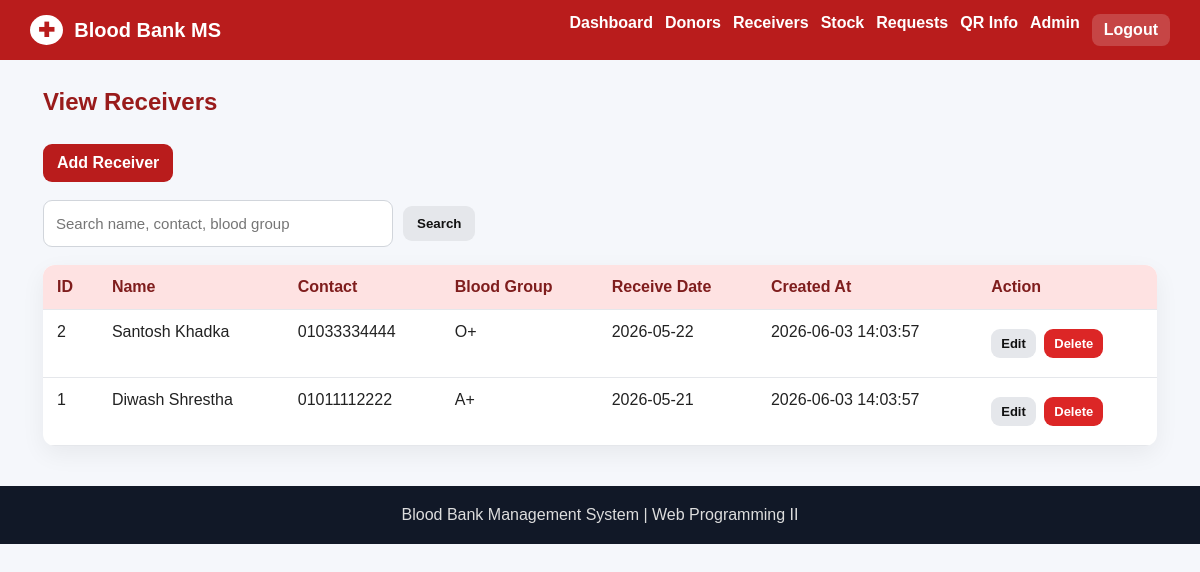
The app's page /receiver/view_receiver.php (signed in) with its own data.
### tables this page shows
CREATE TABLE receivers (
    id INT AUTO_INCREMENT PRIMARY KEY,
    name VARCHAR(100) NOT NULL,
    contact VARCHAR(50) NOT NULL,
    receive_date DATE NOT NULL,
    blood_group VARCHAR(10) NOT NULL,
    CONSTRAINT chk_receiver_blood_group CHECK (blood_group IN ('A+','A-','B+','B-','AB+','AB-','O+','O-')),
    created_at TIMESTAMP DEFAULT CURRENT_TIMESTAMP
);

### includes/functions.php (called while the page is built, shortened)
<?php
function e($value) {
    return htmlspecialchars((string)$value, ENT_QUOTES, 'UTF-8');
}
function clean_text($text) {
    return trim(strip_tags((string)$text));
}
?>

### receiver/view_receiver.php (the view, shortened to what this page needs)
<?php
require_once '../includes/db.php';
require_once '../includes/header.php';
$q = clean_text($_GET['q'] ?? '');
if ($q !== '') {
    $like = '%' . $q . '%';
    $stmt = mysqli_prepare($conn, 'SELECT * FROM receivers WHERE name LIKE ? OR contact LIKE ? OR blood_group LIKE ? ORDER BY id DESC');
    mysqli_stmt_bind_param($stmt, 'sss', $like, $like, $like);
    mysqli_stmt_execute($stmt);
    $rows = mysqli_stmt_get_result($stmt);
} else {
    $rows = mysqli_query($conn, 'SELECT * FROM receivers ORDER BY id DESC');
}
?>
<h2 class="page-title">View Receivers</h2>
<div class="action-row"><a class="btn primary" href="<?php echo BASE_URL; ?>receiver/add_receiver.php">Add Receiver</a></div>
<form class="search-form" method="GET">
    <input type="text" name="q" placeholder="Search name, contact, blood group" value="<?php echo e($q); ?>">
    <button class="btn" type="submit">Search</button>
</form>
<table>
    <tr>
        <th>ID</th>
        <th>Name</th>
        <th>Contact</th>
        <th>Blood Group</th>
        <th>Receive Date</th>
        <th>Created At</th>
        <th>Action</th>
    </tr>
    <?php if ($rows && mysqli_num_rows($rows) > 0) {
        while ($row = mysqli_fetch_assoc($rows)) { ?>
            <tr>
                <td><?php echo e($row['id']); ?></td>
                <td><?php echo e($row['name']); ?></td>
                <td><?php echo e($row['contact']); ?></td>
                <td><?php echo e($row['blood_group']); ?></td>
                <td><?php echo e($row['receive_date']); ?></td>
                <td><?php echo e($row['created_at']); ?></td>
                <td>
                    <a class="btn small-btn" href="<?php echo BASE_URL; ?>receiver/edit_receiver.php?id=<?php echo e($row['id']); ?>">Edit</a>
                    <a class="btn danger small-btn" href="<?php echo BASE_URL; ?>receiver/delete_receiver.php?id=<?php echo e($row['id']); ?>" onclick="return confirm('Delete this receiver record?');">Delete</a>
                </td>
            </tr>
        <?php }
    } elseif (!$rows) { ?>
        <tr>
            <td colspan="7">Could not load receiver records.</td>
        </tr>
    <?php } else { ?>
        <tr>
            <td colspan="7">No records found.</td>
        </tr>
    <?php } ?>
</table>
<?php require_once '../includes/footer.php'; ?>

### css/style.css (style rules this page uses)
* { box-sizing: border-box }
body { margin: 0; font-family: Arial, Helvetica, sans-serif; background: #f5f7fb; color: #222 }
.page-title { margin: 0 0 22px; color: #991b1b }
table { width: 100%; border-collapse: collapse; background: #fff; border-radius: 12px; overflow: hidden; box-shadow: 0 8px 24px rgba(0, 0, 0, .06) }
th, td { padding: 13px 14px; border-bottom: 1px solid #e5e7eb; text-align: left; vertical-align: top }
th { background: #fee2e2; color: #7f1d1d }
input, select, textarea { width: 100%; padding: 12px; border: 1px solid #d1d5db; border-radius: 9px; font-size: 15px }
.btn { display: inline-block; border: 0; background: #e5e7eb; color: #111; padding: 10px 14px; border-radius: 9px; text-decoration: none; font-weight: 700; cursor: pointer; margin: 6px 4px 6px 0 }
.btn.primary { background: #b91c1c; color: #fff }
.btn.danger { background: #dc2626; color: #fff }
.small-btn { padding: 7px 10px; font-size: 13px }
.action-row { margin-bottom: 12px }
.search-form { display: flex; gap: 10px; margin-bottom: 18px; max-width: 700px }
.search-form input, .search-form select { max-width: 350px }

### records on screen
receivers: id "2", name "Santosh Khadka", contact "01033334444", blood_group "O+", receive_date "2026-05-22", created_at "2026-06-03 14:03:57"
receivers: id "1", name "Diwash Shrestha", contact "01011112222", blood_group "A+", receive_date "2026-05-21", created_at "2026-06-03 14:03:57"
